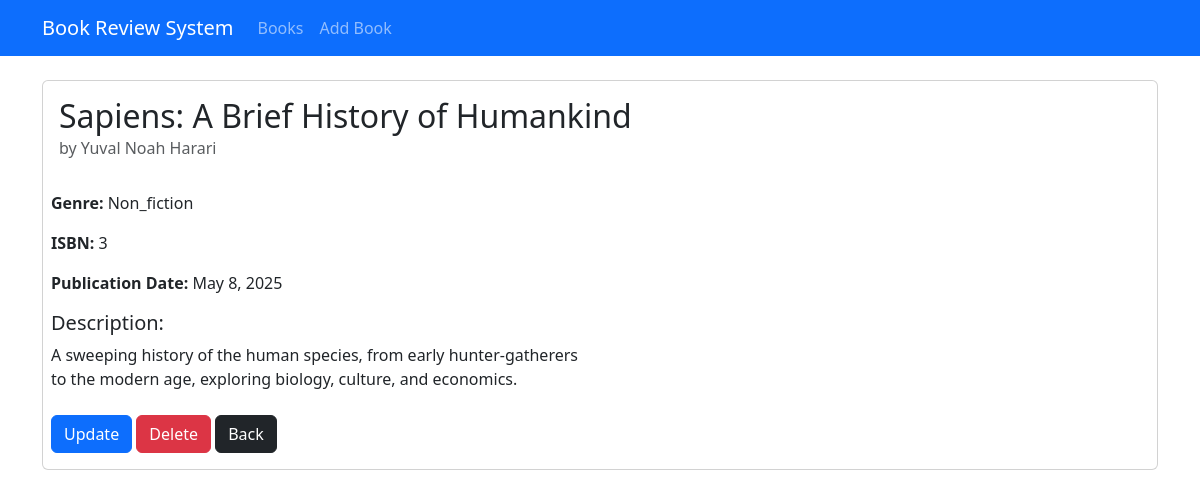
The page /b/book/14/details/ on the database its author committed.
### book/models.py (models this page shows, shortened)
class Book(models.Model):
    title = models.CharField(max_length=200)
    author = models.CharField(max_length=200)
    description = models.TextField()
    genre = models.CharField(max_length=20, choices=GENRE_CHOICES)
    isbn = models.CharField('ISBN', max_length=13, unique=True)
    publication_date = models.DateField()
    average_rating = models.DecimalField(
        max_digits=3,
        decimal_places=2,
        validators=[MinValueValidator(0),MaxValueValidator(5)],
        default=0
    )
    created_at = models.DateField(auto_now_add=True)
    updated_at = models.DateField(auto_now=True)

### book/views.py (the view)
# urls.py: path('book/<int:pk>/details/', views.book_detail, name='book_details'),
def book_detail(request, pk):
    book = Book.objects.get(pk=pk)
    return render(request, 'book/book_details.html', {'book':book})

### book/templates/book/book_details.html (shortened to what this page needs)
{% extends "book/base.html" %}
{% block content %}
<div class="card ">
    <div class="card-body">
        <h2 class="card-title">{{ book.title }}</h2>
        <h6 class="card-subtitle mb-3 text-muted">by {{ book.author }}</h6>
    </div>
    <div class="row mb-3 ps-2">
        <div class="col-md-6">
            <P><strong>Genre: </strong>{{book.genre}}</P>
            <P><strong>ISBN: </strong>{{book.isbn}}</P>
            <P><strong>Publication Date: </strong>{{book.publication_date}}</P>
            <h5>Description:</h5>
            <p class="card-text">{{book.description}}</p>
            <div class="mt-4">
                <a class="btn btn-primary" href="{% url "book_update" book.id  %}">Update</a>
                <a class="btn btn-danger" href="{% url "book_delete" book.id  %}">Delete</a>
                <a class="btn btn-dark" href="{% url "book_list" %}">Back</a>
            </div>
        </div>
    </div>
</div>
{% endblock %}

### rows shown on the page
Book: title "Sapiens: A Brief History of Humankind", author "Yuval Noah Harari", genre "Non_fiction", isbn "3", publication_date "May 8, 2025", description "A sweeping history of the human species, from early hunter-gatherers to the modern age, exploring biology, culture, and economics."
